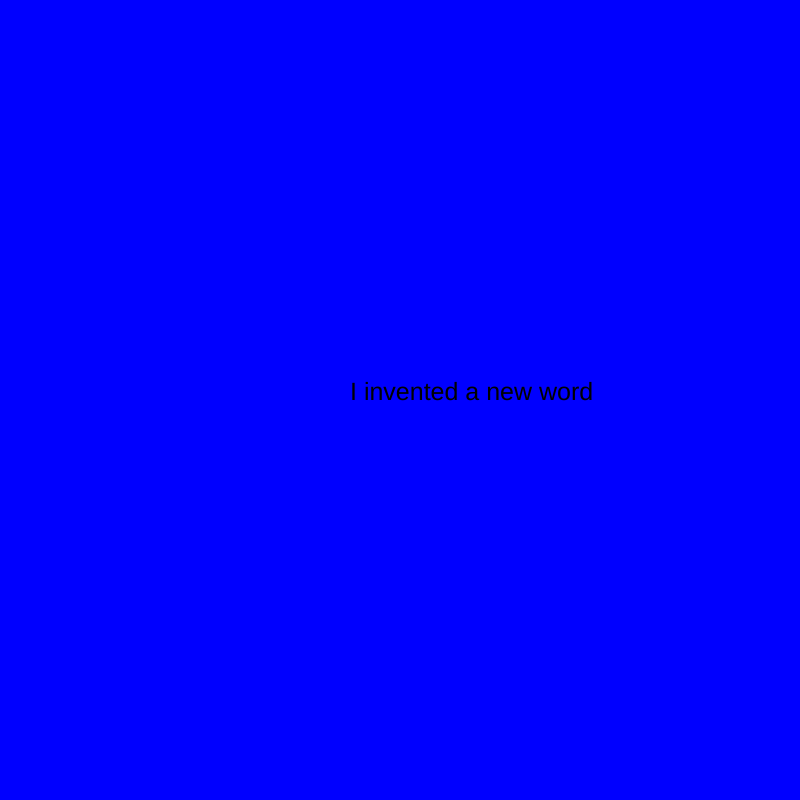
Frame 1 (no input)
Frame 60 (no input): identical to frame 1, image omitted
Frame 120 (the mouse pressed at the canvas centre since frame 60): identical to frame 1, image omitted

The p5.js sketch that drew this single still picture (run headless with seeded random() and noise() and a simulated clock; from frame 60 on, the mouse is pressed at the canvas centre):

// p5.js sketch
// ── sketch.js
var myState = 0;
var timer = 0;

function setup() {
  // put setup code here
  createCanvas (800,800);
}

function draw() {
  // put drawing code here
  background ("blue");
  textSize(25);

  switch(myState){
    case 0:
      text("I invented a new word", 350,400);
      timer++;
      if (timer > 200){
        myState = 1;
        timer = 0;
      }
    break;

    case 1:
      text("PLAGARISM", 350,400);
      timer++;
      if (timer > 200){
        myState = 0;
        timer = 0;
      }
    break;

  }

}
